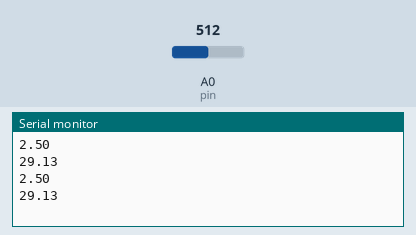
Simulated run of this sketch. Board: Arduino Uno, built with avr-gcc and run on an emulated ATmega328P. On the bench: the last lines printed to the serial monitor. Inputs (shaded band) come from the test bench; at power-on: A0 (pin) = 512.

Above: at 1.8 s.
1.9 s: A0 (pin) set to 0
At 2.3 s:
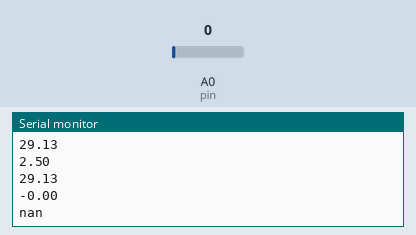
4.5 s: A0 (pin) set to 122
At 5.8 s:
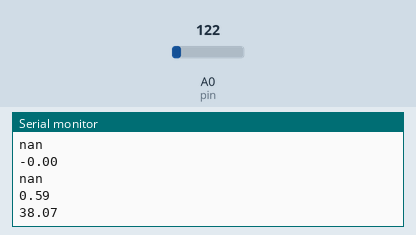
Timing chart, 0 to 7.5 s (numbered marks = the images above; inputs shaded):
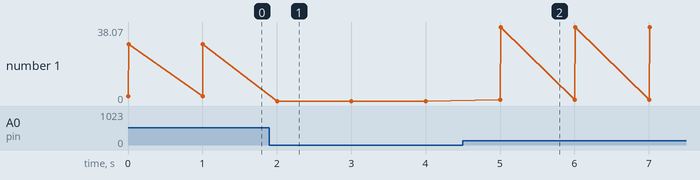

Measured:
- after the input at 1.9 s, the serial monitor: prints a new line after 0.10 s (image 1)
- after the input at 4.5 s, the serial monitor: prints a new line after 0.50 s (image 2)
- plotted number 1: 29.13 → 0 after the input at 1.9 s, 0 → 38.07 after the input at 4.5 s

The sketch:

sketch_1.ino
```cpp
const int resistance = 100000;
const int thermistor_val = 4275000;
const int pin = A0;
float voltage;
float temperature;

void setup() {
  // put your setup code here, to run once:
  Serial.begin(9600);
}

void loop() {
  // put your main code here, to run repeatedly:
  voltage = (float) (5 / 1024.0) * (analogRead(pin)-1);
  Serial.println(voltage);
  temperature = 1.0/(log(voltage/5.0)/thermistor_val+1/298.15)-273.15;
  Serial.println(temperature);
  delay(1000);
}
```
